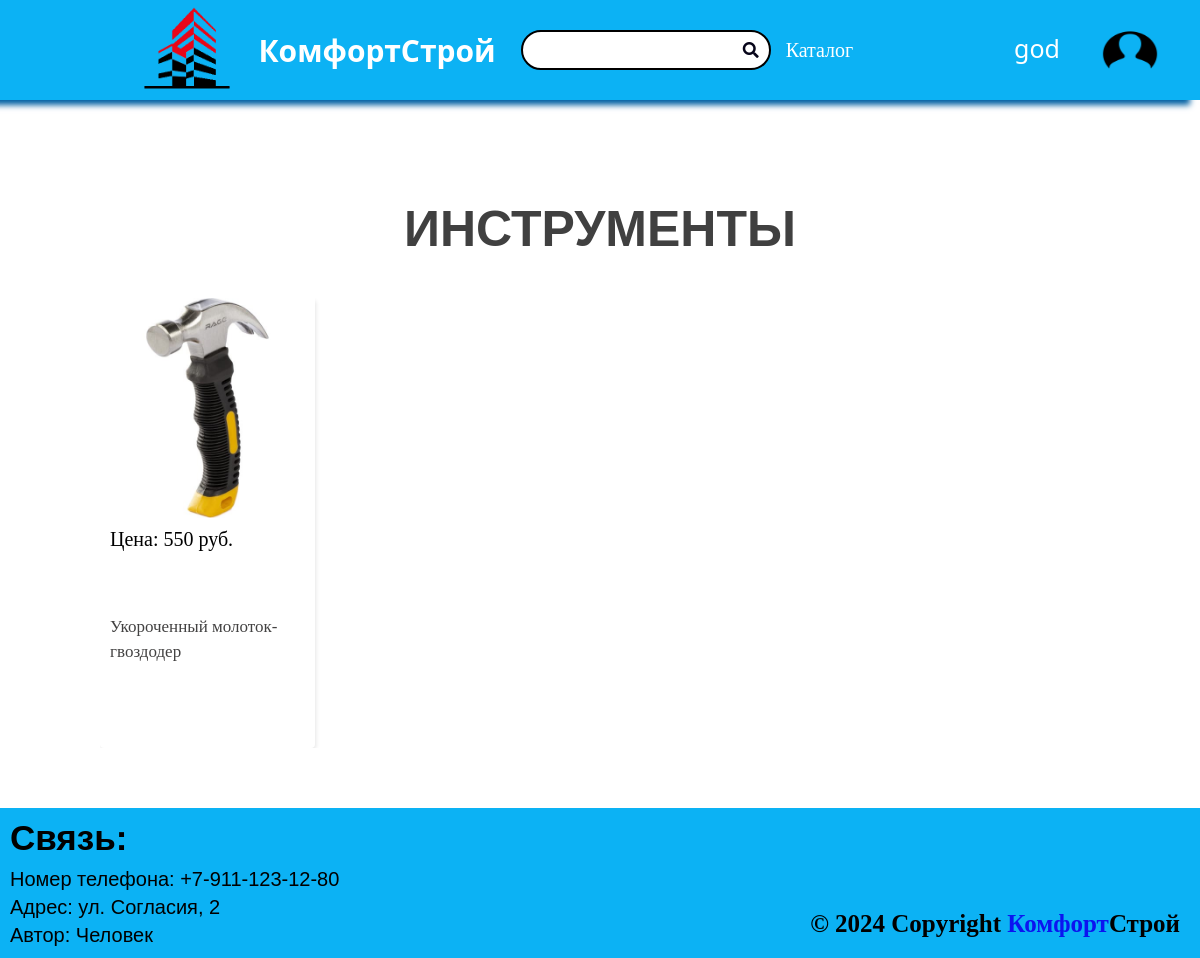
Page /category_list/1/ (signed in) on the committed database.
### users/models.py (models this page shows, shortened)
class User(AbstractUser):
    username = models.CharField(
        verbose_name='Логин',
        max_length=USER_NAME_MAX_LEN,
        unique=True,
        blank=False,
        validators=[letters_only]
    )
    email = models.EmailField(
        verbose_name='Электронная почта',
        max_length=USER_EMAIL_MAX_LEN,
        unique=True
    )
    USERNAME_FIELD = 'email'
    REQUIRED_FIELDS = ['username']
    class Meta:
        verbose_name = 'Пользователь'
        verbose_name_plural = 'Пользователи'

### products/models.py (models this page shows, shortened)
class Category(models.Model):
    name = models.TextField()

class Product(models.Model):
    name = models.TextField(max_length=50)
    cost = models.PositiveIntegerField()
    description = models.TextField(max_length=500)
    image = models.ImageField(
        'Картинка',
        upload_to='products/',
        blank=True
    )
    amount = models.IntegerField()
    category = models.ForeignKey(Category, on_delete=models.CASCADE)

### products/views.py (the view)
# urls.py: path('category_list/<int:category_id>/', views.category_list, name='category_list'),
def category_list(request, category_id):
    category_name = Category.objects.get(id=category_id)
    product = Product.objects.filter(category=category_name)
    page_obj = paginate(request, product, PAGE_FOR_LIST)
    context = {
        'page_obj': page_obj,
        'category_name': category_name,
    }
    return render(request, 'products/category_list.html', context)

### products/utils.py (called while the page is built)
def paginate(request, object_list, products_per_page):
    paginator = Paginator(object_list, products_per_page)
    page_number = request.GET.get('page')
    page_obj = paginator.get_page(page_number)
    return page_obj

### templates/products/category_list.html (shortened to what this page needs)
{% extends "base.html" %}
{%block content%}
    <div class="card-text">{{category_name.name}}</div>
    <div class="container">
        <main class="lists">
            {% for products in page_obj %}
                    <div class="list">
                        <div class="list__top">
                            <a href="{% url 'products:products_detail' products.pk %}" class="list__image">
                                <img src="{{ products.image.url }}">
                            </a>
                        </div>
                        <div class="list__bottom">
                            <div class="list__prices">
                                <div class="list__price">Цена: {{products.cost}} руб.</div>
                            </div>
                            <a href="{% url 'products:products_detail' products.pk %}" class="list__title">
                                {{products.name}}
                            </a>
                        </div>
                    </div>
            {% endfor %}
        </main>
    </div>
{%endblock%}

### templates/includes/header.html (shortened to what this page needs)
{% load static %}
<link rel="stylesheet" href="{% static 'css/header.css' %}">
<div class='img-logo'>
  <a href="{% url 'products:index' %}">
  <img class="logo-scale" src={% static 'img/logo.png' %} width="90" height="85" alt="Логотип сайт">
  </a>
</div>
<a class='logo' href="{% url 'products:index' %}"><h1>КомфортСтрой</h1></a>
<link rel="stylesheet" href="https://use.fontawesome.com/releases/v5.3.1/css/all.css">
<form class='poisk' action="/search" method="GET">
  <i class="fa fa-search"></i>
</form>
<nav class="catalog">
  <ul>
    <li class="text-catalog"> <a href="#">Каталог</a>
    </li>
  </ul>
</nav>
{% if user.is_authenticated %}
<div class="auth auth-fix"><a href="{% url 'products:profile' user.username %}"> {{ user.username }}</a>
</div>
<a href="{% url 'products:profile' user.username %}">
<img style="margin-right: 40px;" class="img-logo" src="{% static 'img/profile.png' %}" width="60" height="50" alt='Иконка профиля'>
</a>
{% else %}
<div style="border-right: 2px black solid;" class="auth auth-fix" ><a href="{% url 'users:login' %}">Войти</a></div>
<div class="auth"><a href="{% url 'users:signup' %}">Регистрация</a></div>
{% endif %}

### static/css/style.css (style rules this page uses)
* { margin: 0; padding: 0; text-decoration: none; -webkit-box-sizing: border-box; -moz-box-sizing: border-box; -o-box-sizing: border-box; box-sizing: border-box; }
body { display: flex; flex-direction: column; min-height: 100vh; margin: 0; }
.container { display: flex; flex: 1; overflow: auto; margin-top: 40px; }
main { overflow: auto; width: 100%; flex: 1; transition: margin 0.5s; }
.img-logo { display: flex; margin: auto; margin-right: 0; }
.logo { display: flex; color: white; margin: auto; margin-right: 25px; margin-left: 25px; transition: .5s; font-family: system-ui; font-size: 15px; }
.catalog { display: flex; margin: auto; margin-left: 0; }
header nav ul li { display: block; width: 100px; color: white; }
header nav ul li a { padding: 15px; color: white; display: block; }
.poisk { display: flex; margin: auto; margin-right: 0; margin-left: 0; }
form { position: relative; margin: 50px; display: flex; transition: 1s; width: 250px; height: 40px; background: rgb(255, 255, 255); box-sizing: border-box; border-radius: 25px; border: 2px solid rgb(0, 0, 0); }
.fa { box-sizing: border-box; padding: 10px; position: absolute; right: 0; border-radius: 50%; color: #07051a; text-align: center; }
.auth { color: white; font-size: 25px; margin-right: 20px; font-family:'Segoe UI', Tahoma, Geneva, Verdana, sans-serif; margin-bottom: 5px; }
.auth a { color: white; text-decoration: none; }
.card-text { margin-bottom: 10px; font-weight: 900; color: rgb(64, 64, 64); font-size: 50px; text-align: center; text-transform: uppercase; font-family: 'Trebuchet MS', Helvetica, sans-serif; margin-top: 100px; display: block; position: relative; }
.container { display: flex; flex-direction: column; align-items: center; position:relative; padding-bottom:50px; }
.lists { display: grid; grid-template-columns: repeat(auto-fill, minmax(225px, 1fr)); gap: 30px; justify-content: center; max-width: 1000px; margin: 0 auto; overflow: hidden; margin-bottom: 10px; }
.list { width: 215px; flex-basis: 250px; height: 450px; box-shadow: 1px 2px 4px rgba(0, 0, 0, 0.1); display: flex; flex-direction: column; border-radius: 4px; position: relative; }
.list__top { background-color: #007bff; background-size: contain; flex: 0 0 220px; position: relative; }
.list__image { display: block; position: absolute; top: 0; left: 0; width: 100%; height: 100%; margin-bottom: -30%; }
.list__image > img { margin-bottom: 0; width: 100%; height: 100%; object-fit: cover; transition: 0.2s; }
.list__bottom { align-items: flex-start; display: flex; flex-direction: column; flex: 1 0 auto; padding: 10px; position: relative; }
.list__prices { display: flex; margin-bottom: -10%; flex: 0 0 50%; font-size: 20px; }
.list__title { display: block; margin-top: 0; margin-bottom: 20px; font-weight: 400; font-size: 17px; line-height: 150%; color: #434242; }

### static/css/header.css (style rules this page uses)
* { margin: 0; padding: 0; text-decoration: none; -webkit-box-sizing: border-box; -moz-box-sizing: border-box; -o-box-sizing: border-box; box-sizing: border-box; }
body { display: flex; flex-direction: column; min-height: 100vh; margin: 0; }
.img-logo { display: flex; margin: auto; margin-right: 0; transition: all 1s; }
.logo { display: flex; color: white; margin: auto; margin-right: 25px; margin-left: 25px; transition: .5s; font-family: system-ui; font-size: 15px; }
.catalog { display: flex; margin: auto; margin-left: 0; }
header nav ul li { display: block; width: 100px; color: white; }
header nav ul li a { font-size: 20px; padding: 15px; color: white; display: block; transition: all 1s; }
.poisk { display: flex; margin: auto; margin-right: 0; margin-left: 0; }
form { position: relative; margin: 50px; display: flex; transition: 1s; width: 250px; height: 40px; background: rgb(255, 255, 255); box-sizing: border-box; border-radius: 25px; border: 2px solid rgb(0, 0, 0); }
.fa { box-sizing: border-box; padding: 10px; position: absolute; right: 0; border-radius: 50%; color: #07051a; text-align: center; }
.auth { color: white; font-size: 25px; margin-right: 20px; font-family:'Segoe UI', Tahoma, Geneva, Verdana, sans-serif; margin-bottom: 5px; }
.auth a { color: white; text-decoration: none; }
.auth-fix { padding-right: 20px; }
main { flex: 1; overflow: auto; }

### rows in the picture
User: username "god"
Category: name "ИНСТРУМЕНТЫ"
Product: image (picture), cost "550", name "Укороченный молоток-гвоздодер"
